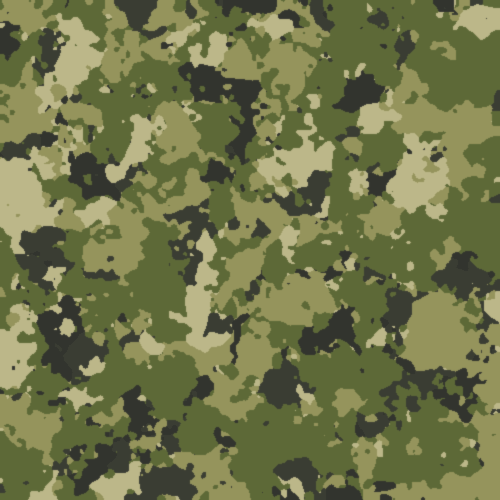
#> input picture output/forest/best_pattern.png, 500 x 500 px
$ python evaluate_camo.py --template photos/desert/images-3.jpeg
#> lines starting #> are read from the running program, lines starting #| are printed output that depends on the picture; after the words box and inside, x2 and y2 are one past the last pixel; in counts of white or black regions, pixels touching at a corner belong together
### generate_outfit_mockups.py
"""Create simple headless uniform mockups using generated Camo patterns.

This is a visual comparison aid, not a garment pattern or a manufacturing
template. It applies the project's exact generated colors to a consistent
combat-shirt, cargo-trouser, and combat-boot silhouette.
"""

from __future__ import annotations

import argparse
from pathlib import Path

import numpy as np
from PIL import Image, ImageDraw, ImageFilter, ImageOps


DEFAULT_GROUPS = ("universal", "desert", "mountain", "snow", "jungle")
CANVAS_SIZE = (600, 900)


def broad_uniform_region(size: tuple[int, int]) -> Image.Image:
    """Limit background removal to the expected uniform area."""
    mask = Image.new("L", size, 0)
    draw = ImageDraw.Draw(mask)
    draw.polygon([(210, 55), (390, 55), (500, 190), (445, 470), (425, 780),
                  (485, 870), (120, 870), (175, 780), (155, 470), (100, 190)], fill=255)
    return mask


def template_garment_mask(template: Image.Image) -> Image.Image:
    """Extract the gray uniform from the generated neutral studio background."""
    image = np.asarray(template.convert("RGB"), dtype=np.float32)
    background = image[2, 2]
    difference = np.abs(image - background[None, None, :]).mean(axis=2)
    broad = np.asarray(broad_uniform_region(template.size), dtype=np.uint8) > 0
    # The uniform is darker and more textured than the flat gray background.
    mask = broad & (difference > 5.0)
    mask_image = Image.fromarray((mask * 255).astype(np.uint8), mode="L")
    # Close small holes caused by bright fabric highlights while keeping the
    # separate arm, leg, and boot contours from the reference photograph.
    return mask_image.filter(ImageFilter.MaxFilter(9)).filter(ImageFilter.MinFilter(7))


def texture_for(pattern_path: Path, size: tuple[int, int]) -> Image.Image:
    with Image.open(pattern_path) as source:
        pattern = source.convert("RGB")
    # One continuous projection avoids visible tile seams and keeps the same
    # pattern context across shirt and trousers.
    return ImageOps.fit(pattern, size, Image.Resampling.LANCZOS, centering=(0.5, 0.52))


# [73 lines left out: functions render_outfit, save_contact_sheet, parse_args, main, not called in this run]


# [2 lines that do not run on import are left out]

### evaluate_camo.py
"""Evaluate camouflage patterns on environmental background photographs.

This tool is an internal visual-comparison aid. It composites the generated
uniform over background photographs, measures local figure/background contrast,
and creates both labeled diagnostic scenes and anonymous human-test scenes.
The metrics are proxies; they are not proof of field concealment.
"""

from __future__ import annotations

import argparse
import json
from collections import defaultdict
from datetime import date
from pathlib import Path

import numpy as np
from PIL import Image, ImageDraw, ImageFilter, ImageOps

from generate_outfit_mockups import CANVAS_SIZE, template_garment_mask, texture_for


DEFAULT_PATTERN_GROUPS = ("universal", "forest", "taiga", "tundra", "urban", "desert", "mountain", "snow", "jungle")
DEFAULT_BACKGROUND_GROUPS = ("forest", "desert", "mountain", "urban", "jungle", "snow", "taiga", "tundra")
IMAGE_EXTENSIONS = {".jpg", ".jpeg", ".png", ".webp", ".avif"}


def parse_csv(value: str) -> list[str]:
    return list(dict.fromkeys(item.strip().lower() for item in value.split(",") if item.strip()))


def load_background(path: Path, size: tuple[int, int]) -> Image.Image:
    with Image.open(path) as source:
        return ImageOps.fit(source.convert("RGB"), size, Image.Resampling.LANCZOS)


def build_uniform_layer(pattern_path: Path, template_path: Path, height: int) -> tuple[Image.Image, Image.Image]:
    with Image.open(template_path) as source:
        template = ImageOps.fit(source.convert("RGB"), CANVAS_SIZE, Image.Resampling.LANCZOS)
    mask = template_garment_mask(template)
    texture = texture_for(pattern_path, CANVAS_SIZE)
    yy, xx = np.mgrid[0:CANVAS_SIZE[1], 0:CANVAS_SIZE[0]]
    template_gray = np.asarray(template.convert("L"), dtype=np.float32)
    fabric_gray = np.clip((template_gray - 55.0) / 150.0, 0.0, 1.0)
    light = 0.72 + 0.38 * fabric_gray
    light *= 0.92 + 0.08 * (1.0 - np.abs(xx - CANVAS_SIZE[0] / 2) / (CANVAS_SIZE[0] / 2))
    shaded = np.clip(np.asarray(texture, dtype=np.float32) * light[..., None], 0, 255).astype(np.uint8)
    scale = height / CANVAS_SIZE[1]
    width = max(1, round(CANVAS_SIZE[0] * scale))
    return (
        Image.fromarray(shaded, mode="RGB").resize((width, height), Image.Resampling.LANCZOS),
        mask.resize((width, height), Image.Resampling.LANCZOS),
    )


def choose_position(
    background_size: tuple[int, int],
    uniform_size: tuple[int, int],
    trial_index: int,
    placement: str = "spread",
    background: Image.Image | None = None,
    mask: Image.Image | None = None,
    avoid_sky_water: bool = False,
) -> tuple[int, int]:
    """Place a uniform fully inside the background using a repeatable layout."""
    background_width, background_height = background_size
    uniform_width, uniform_height = uniform_size
    max_x = max(0, background_width - uniform_width)
    max_y = max(0, background_height - uniform_height)
    if placement == "center":
        return max_x // 2, max_y // 2
    anchors = (
        (0.05, 0.05), (0.50, 0.05), (0.95, 0.05),
        (0.05, 0.50), (0.50, 0.50), (0.95, 0.50),
        (0.05, 0.95), (0.50, 0.95), (0.95, 0.95),
    )
    candidates = [(round(max_x * horizontal), round(max_y * vertical)) for horizontal, vertical in anchors]
    if avoid_sky_water and background is not None:
        background_array = np.asarray(background.convert("RGB"), dtype=np.float32)
        mask_array = np.asarray(mask, dtype=np.uint8) > 32 if mask is not None else None
        scores = []
        for x, y in candidates:
            crop = background_array[y:y + uniform_height, x:x + uniform_width]
            red, green, blue = crop[..., 0], crop[..., 1], crop[..., 2]
            blue_dominant = (blue > 105.0) & (blue > red * 1.08) & (blue > green * 1.02)
            if mask_array is not None:
                visible = mask_array[:crop.shape[0], :crop.shape[1]]
                score = float(blue_dominant[visible].mean()) if visible.any() else 1.0
            else:
                score = float(blue_dominant.mean())
            scores.append(score)
        best_score = min(scores)
        best = [index for index, score in enumerate(scores) if score <= best_score + 1e-6]
        return candidates[best[trial_index % len(best)]]
    horizontal, vertical = anchors[trial_index % len(anchors)]
    return round(max_x * horizontal), round(max_y * vertical)


def composite(background: Image.Image, uniform: Image.Image, mask: Image.Image, x: int, y: int) -> tuple[Image.Image, np.ndarray]:
    canvas = background.copy()
    canvas.paste(uniform, (x, y), mask)
    full_mask = Image.new("L", background.size, 0)
    full_mask.paste(mask, (x, y))
    return canvas, np.asarray(full_mask, dtype=np.uint8) > 32


def gradient_strength(image: np.ndarray) -> np.ndarray:
    gray = image.astype(np.float32).mean(axis=2)
    gy, gx = np.gradient(gray)
    return np.sqrt(gx * gx + gy * gy)


def blurred_luminance(image: np.ndarray, radius: float) -> np.ndarray:
    """Return luminance after spatial smoothing at a chosen visual scale."""
    luminance = np.clip(image.astype(np.float32).mean(axis=2), 0, 255).astype(np.uint8)
    filtered = Image.fromarray(luminance, mode="L").filter(ImageFilter.GaussianBlur(radius))
    return np.asarray(filtered, dtype=np.float32)


def measure_visibility(background: Image.Image, composite_image: Image.Image, mask: np.ndarray) -> dict[str, float]:
    background_array = np.asarray(background, dtype=np.float32)
    composite_array = np.asarray(composite_image, dtype=np.float32)
    mask_image = Image.fromarray((mask * 255).astype(np.uint8), mode="L")
    ring = np.asarray(mask_image.filter(ImageFilter.MaxFilter(31)), dtype=np.uint8) > 0
    ring &= ~mask
    if not mask.any() or not ring.any():
        return {
            "rgb_contrast": 1.0,
            "luminance_contrast": 1.0,
            "edge_contrast": 1.0,
            "texture_contrast": 1.0,
            "multiscale_contrast": 1.0,
            "visibility_score": 1.0,
        }

    foreground = composite_array[mask]
    nearby = background_array[ring]
    rgb_contrast = float(np.linalg.norm(foreground.mean(axis=0) - nearby.mean(axis=0)) / 441.67)
    foreground_luma = foreground.mean(axis=1)
    nearby_luma = nearby.mean(axis=1)
    luminance_contrast = float(abs(foreground_luma.mean() - nearby_luma.mean()) / 255.0)

    background_edges = gradient_strength(background_array)
    composite_edges = gradient_strength(composite_array)
    border = ring & (np.asarray(mask_image.filter(ImageFilter.MaxFilter(9)), dtype=np.uint8) > 0)
    edge_contrast = float(np.clip((composite_edges[border].mean() - background_edges[border].mean()) / 255.0, 0.0, 1.0)) if border.any() else 0.0
    foreground_texture = float(np.std(foreground.mean(axis=1)) / 255.0)
    nearby_texture = float(np.std(nearby.mean(axis=1)) / 255.0)
    texture_contrast = float(np.clip(abs(foreground_texture - nearby_texture), 0.0, 1.0))

    scale_residuals = []
    for radius in (3.0, 9.0, 21.0):
        blurred_background = blurred_luminance(background_array, radius)
        blurred_composite = blurred_luminance(composite_array, radius)
        scale_residuals.append(float(np.mean(np.abs(blurred_composite[mask] - blurred_background[mask])) / 255.0))
    multiscale_contrast = float(np.clip(np.mean(scale_residuals), 0.0, 1.0))
    visibility_score = float(
        0.38 * rgb_contrast
        + 0.25 * luminance_contrast
        + 0.15 * edge_contrast
        + 0.12 * texture_contrast
        + 0.10 * multiscale_contrast
    )
    return {
        "rgb_contrast": rgb_contrast,
        "luminance_contrast": luminance_contrast,
        "edge_contrast": edge_contrast,
        "texture_contrast": texture_contrast,
        "multiscale_contrast": multiscale_contrast,
        "visibility_score": visibility_score,
    }


# [16 lines left out: function save_contact_sheet, not called in this run]


def discover_backgrounds(
    root: Path,
    groups: list[str],
    limit: int,
    start: int = 0,
    manifest: Path | None = None,
) -> dict[str, list[Path]]:
    result: dict[str, list[Path]] = {}
    manifest_by_group: dict[str, list[Path]] = defaultdict(list)
    if manifest is not None:
        payload = json.loads(manifest.read_text(encoding="utf-8"))
        records = payload.get("records", payload) if isinstance(payload, dict) else payload
        for record in records:
            path = Path(str(record["file"]))
            if not path.is_absolute():
                path = Path.cwd() / path
            manifest_by_group[str(record["group"])].append(path)
    for group in groups:
        candidates = sorted(manifest_by_group.get(group, [])) if manifest is not None else sorted(
            path for path in (root / group).glob("*") if path.suffix.lower() in IMAGE_EXTENSIONS
        )
        selected = candidates[start:]
        result[group] = selected[:limit] if limit > 0 else selected
    return result


# [39 lines left out: function write_markdown, not called in this run]


def parse_args() -> argparse.Namespace:
    parser = argparse.ArgumentParser(description=__doc__)
    parser.add_argument("--backgrounds", default="evaluation/backgrounds")
    parser.add_argument("--background-manifest", default=None, help="Optional train/test JSON manifest of background files")
    parser.add_argument("--pattern-root", default="output", help="Directory containing one folder per pattern group")
    parser.add_argument(
        "--pattern-name",
        default="best_pattern.png",
        help="Pattern filename expected inside each group directory.",
    )
    parser.add_argument("--template", default="output/outfit_mockups/outfit_template_reference.png")
    parser.add_argument("--output", default="output/evaluation")
    parser.add_argument("--patterns", default=",".join(DEFAULT_PATTERN_GROUPS), help="Pattern groups to compare")
    parser.add_argument("--background-groups", default=",".join(DEFAULT_BACKGROUND_GROUPS), help="Background environments to test")
    parser.add_argument("--groups", help="Backward-compatible alias that sets both pattern and background groups")
    parser.add_argument("--limit", type=int, default=10, help="Maximum background images per environment; 0 means all")
    parser.add_argument(
        "--background-start",
        type=int,
        default=0,
        help="Number of sorted background images to skip in every environment.",
    )
    parser.add_argument("--sizes", default="0.25", help="Uniform height as a fraction of background height")
    parser.add_argument(
        "--placement",
        choices=("center", "spread"),
        default="spread",
        help="Place uniforms centrally or across a nine-position layout.",
    )
    parser.add_argument(
        "--avoid-sky-water",
        action="store_true",
        help="Prefer candidate positions with fewer blue-dominant sky/water pixels.",
    )
    parser.add_argument("--seed", type=int, default=42)
    return parser.parse_args()


def main() -> None:
    args = parse_args()
    patterns = parse_csv(args.groups or args.patterns)
    background_groups = parse_csv(args.groups or args.background_groups)
    sizes = [float(value) for value in parse_csv(args.sizes)]
    background_root = Path(args.backgrounds)
    output_root = Path(args.output)
    scene_root = output_root / "scenes"
    human_root = output_root / "human_test"
    if args.background_manifest and not Path(args.background_manifest).exists():
        raise SystemExit(f"Background manifest not found: {args.background_manifest}")
    background_map = discover_backgrounds(
        background_root, background_groups, args.limit, args.background_start,
        Path(args.background_manifest) if args.background_manifest else None,
    )
    pattern_paths = {group: Path(args.pattern_root) / group / args.pattern_name for group in patterns}
    missing = [str(path) for path in pattern_paths.values() if not path.exists()]
    if missing:
        raise SystemExit("Missing generated patterns: " + ", ".join(missing))
    if not Path(args.template).exists():
        raise SystemExit(f"Template image not found: {args.template}")
    if not any(background_map.values()):
        raise SystemExit(f"No background images found under {background_root}")

    records: list[dict] = []
    summary_buckets: dict[tuple[str, str], list[float]] = defaultdict(list)
    contact_paths: dict[str, list[tuple[str, Path]]] = defaultdict(list)
    trial_index = 0
    for background_group, background_paths in background_map.items():
        for background_path in background_paths:
            background = load_background(background_path, (900, 600))
#> in load_background, source is the input picture: PIL image 500x500 RGB; mean R, G, B 112.3, 117.2, 73.6
            for pattern_group, pattern_path in pattern_paths.items():
                for size in sizes:
                    uniform, mask = build_uniform_layer(pattern_path, Path(args.template), round(600 * size))
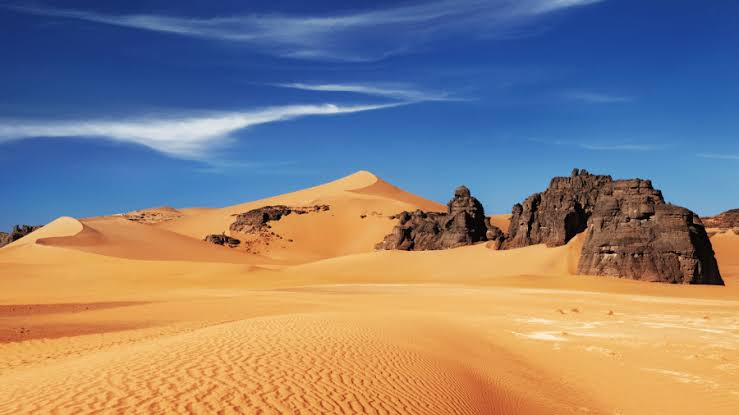
#> input picture photos/desert/images-3.jpeg, 739 x 415 px
#> in build_uniform_layer, source is the input picture: PIL image 739x415 RGB; mean R, G, B 138.9, 128.6, 125.3
#> in build_uniform_layer, `template = ImageOps.fit(source.convert("RGB"), CANVAS_SIZE, Image.Resa..`:
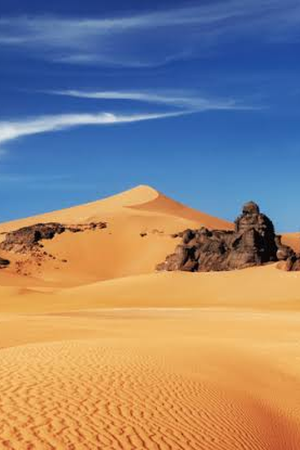
#> template: PIL image 600x900 RGB (shown at 1/2 size); mean R, G, B 145.8, 132.1, 125.5
#> in template_garment_mask, `background = image[2, 2]`: background = [33, 62, 132]
#> in template_garment_mask, `broad = np.asarray(broad_uniform_region(template.size), dtype=np.uint8..`:
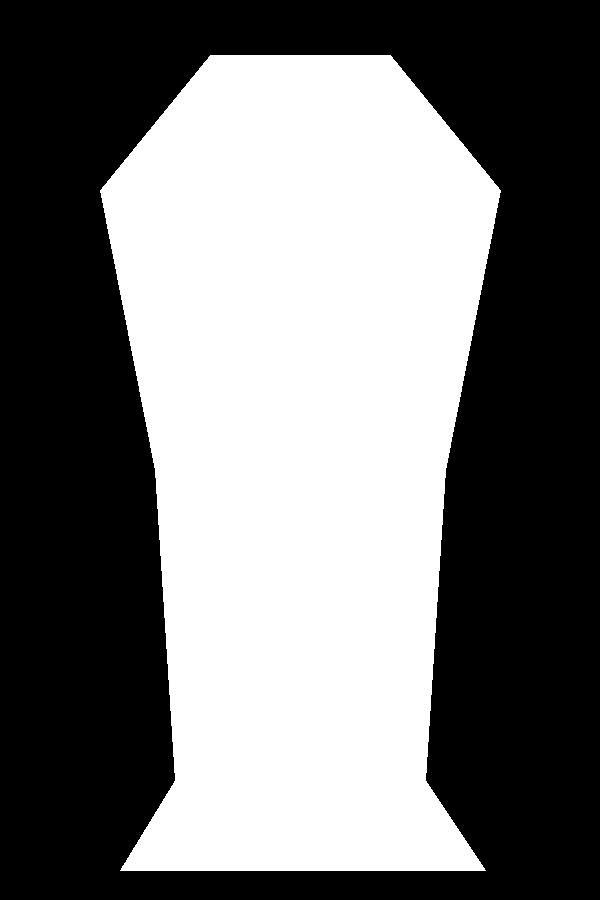
#> broad: shape (900, 600) bool; 46% white; 1 white region, box (x1, y1, x2, y2) and area: (100, 55, 501, 871) 248206
#> in build_uniform_layer, `light *= 0.92 + 0.08 * (1.0 - np.abs(xx - CANVAS_SIZE[0] / 2) / (CANVA..`:
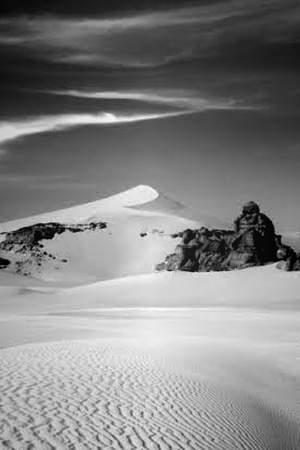
#> light: shape (900, 600) float32 (shown at 1/2 size); min 0.662, max 1.1, mean 0.888; drawn with min black and max white
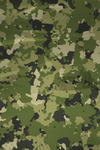
#> uniform: PIL image 100x150 RGB; mean R, G, B 96.5, 101.2, 62.9
#> mask: PIL image 100x150 L
                    x, y = choose_position(
                        (900, 600), uniform.size, trial_index, args.placement,
                        background=background, mask=mask, avoid_sky_water=args.avoid_sky_water,
                    )
#> x = 40; y = 22
                    scene, scene_mask = composite(background, uniform, mask, x, y)
#> scene_mask: shape (600, 900) bool; 1.3% white; 1 white region, box (x1, y1, x2, y2) and area: (56, 31, 124, 168) 7123
                    metrics = measure_visibility(background, scene, scene_mask)
#> in measure_visibility, `ring &= ~mask`:
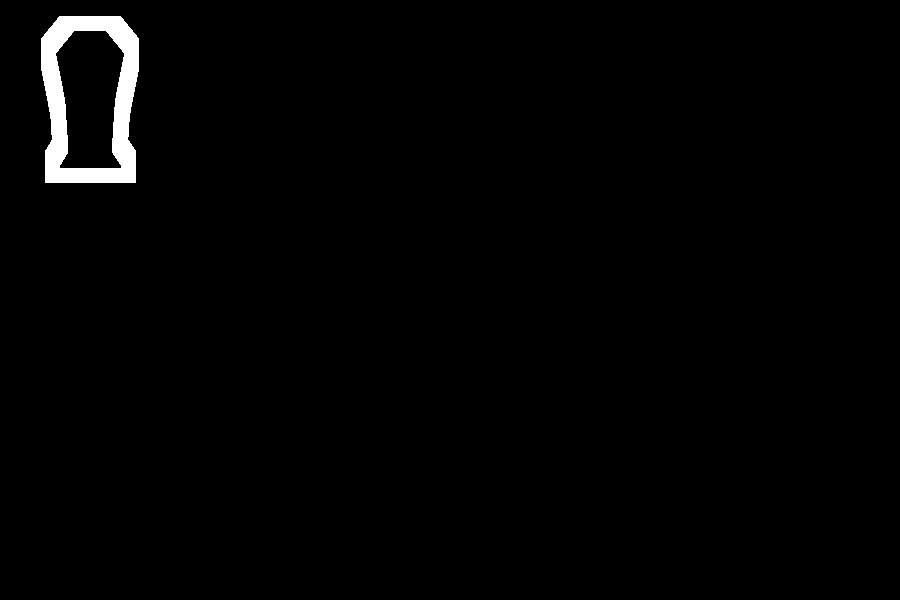
#> ring: shape (600, 900) bool; 1.4% white; 1 white region, box (x1, y1, x2, y2) and area: (41, 16, 139, 183) 7534
#> in measure_visibility, `rgb_contrast = float(np.linalg.norm(foreground.mean(axis=0) - nearby.m..`: rgb_contrast = 0.119
#> in measure_visibility, `foreground_luma = foreground.mean(axis=1)`: foreground_luma = 7123 values, max 189 at index 3459, min 25.67 at index 4098, mean 92.59
#> in measure_visibility, `nearby_luma = nearby.mean(axis=1)`: nearby_luma = 7534 values, max 170.3 at index 4373, min 48.67 at index 4725, mean 122.8
#> in measure_visibility, `luminance_contrast = float(abs(foreground_luma.mean() - nearby_luma.me..`: luminance_contrast = 0.118
#> in gradient_strength, `gray = image.astype(np.float32).mean(axis=2)`:
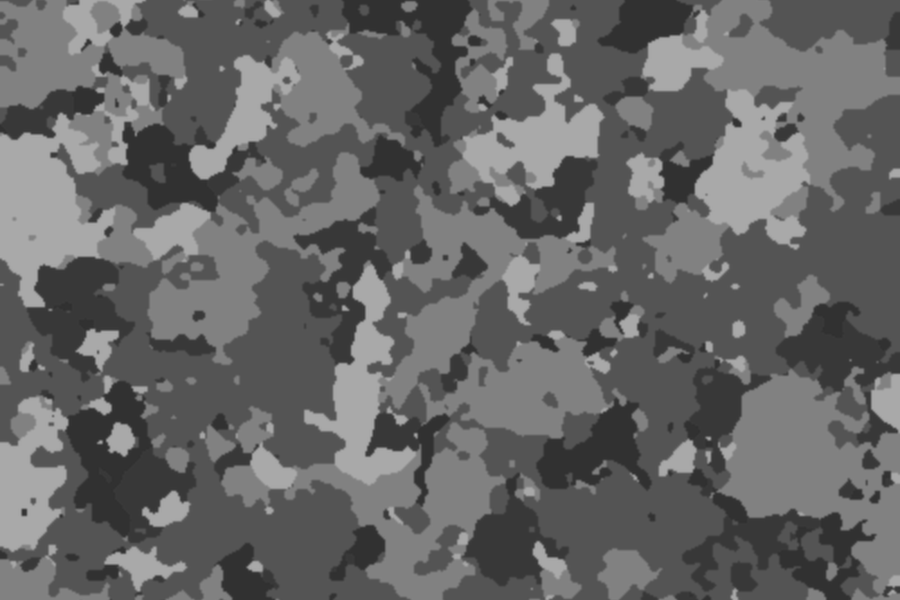
#> gray: shape (600, 900) float32; min 47.67, max 170.3, mean 102.6
#> (the rest of the program and of its run is left out)
